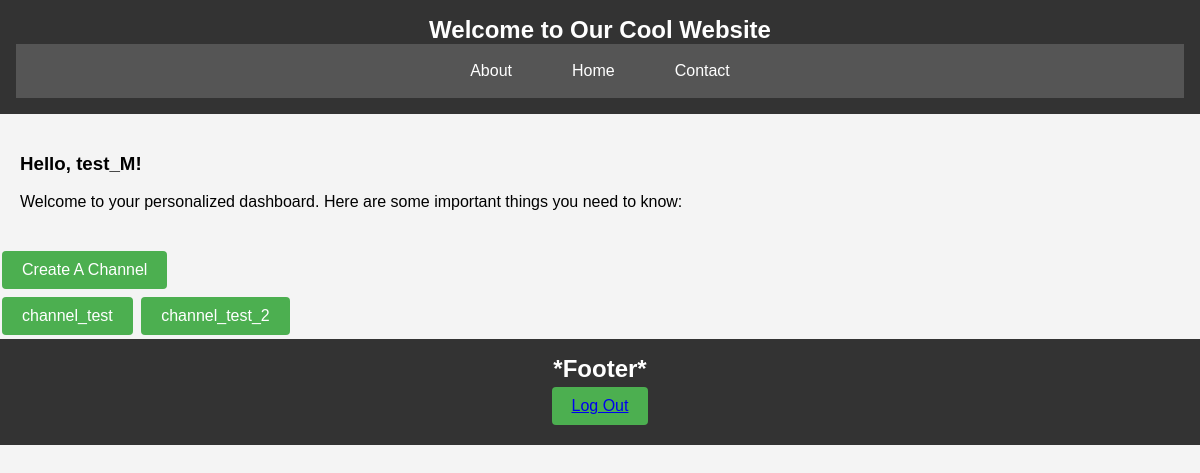
/dashboard/ (signed in), run on an earlier commit of the app's database.
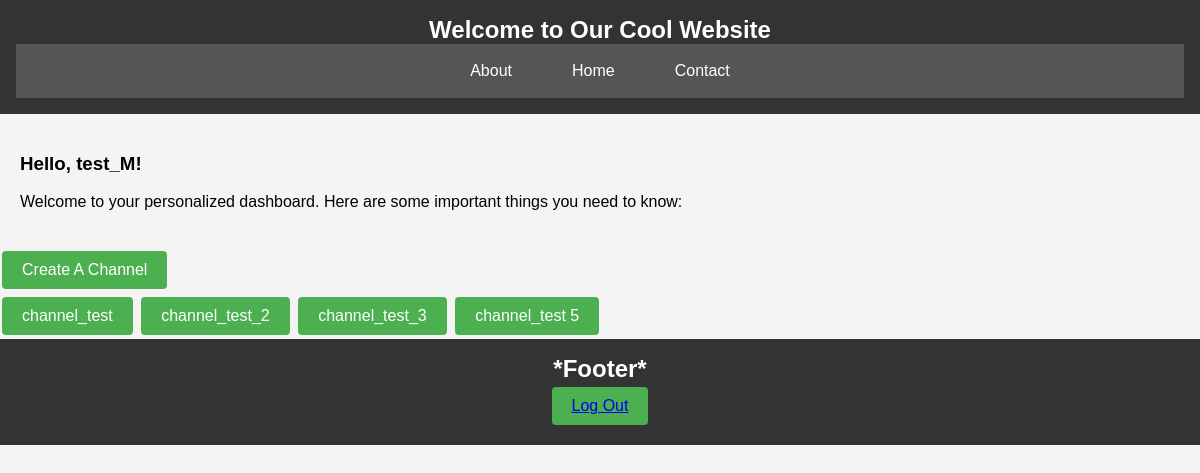
And on a later commit of the database.
### app/models.py (models this page shows, shortened)
class CustomUser(AbstractUser):
    email = models.EmailField(unique=True)
    profile_picture = models.ImageField(
        upload_to="profile_pictures/", null=True, blank=True
    )
    groups = models.ManyToManyField(
        Group,
        verbose_name=("groups"),
        blank=True,
        related_name="customuser_set",
        related_query_name="user",
    )
    user_permissions = models.ManyToManyField(
        Permission,
        verbose_name=("user permissions"),
        blank=True,
        related_name="customuser_set",
        related_query_name="user",
    )

class Channel(models.Model):
    name = models.CharField(max_length=50)
    description = models.CharField(max_length=200)
    creator = models.ForeignKey(CustomUser, on_delete=models.CASCADE)
    chat_members = models.ManyToManyField(
        CustomUser, related_name="channels", through="Membership"
    )
    MODE = (("Enabled", "Enabled"), ("Disabled", "Disabled"))
    safe_mode = models.CharField(
        max_length=10,
        choices=MODE,
    )

### app/views.py (the view, shortened to what this page needs)
# urls.py: path("dashboard/", dashboard, name="dashboard"),  # Dashboard page
@login_required(login_url=login_view)
def dashboard(request):
    user_authenticated = request.user.is_authenticated
    if user_authenticated:
        user_group = request.user.groups.first()
        if user_group:
            if user_group.name == "User":
                you = CustomUser.objects.get(username=request.user.username)
                channel_list = Channel.objects.filter(creator=you)
                involved_channels = Channel.objects.filter(chat_members=you)
                return render(
                    request,
                    "dash.html",
                    {
                        "user_authenticated": user_authenticated,
                        "channels": channel_list,
                        "involved_channels": involved_channels,
                    },
                )
        return render(request, "dash.html", {"user_authenticated": user_authenticated})
    else:
        return render(request, "login.html")  # Redirect to login if not authenticated

### app/templates/dash.html (shortened to what this page needs)
{% load static %}
<!DOCTYPE html>
<html lang="en">
  <head>
    <link rel="stylesheet" href="{% static 'styles.css' %}" />
  </head>
  <body>
    <header>
      <h2>Welcome to Our Cool Website</h2>
      <nav>
        <a href="{% url 'about' %}">About</a>
        <a href="{% url 'dashboard' %}">Home</a>
        <a href="{% url 'contact' %}">Contact</a>
      </nav>
    </header>
    <main>
      {% block content %}
      <h3>Hello, {{ request.user.username }}!</h3>
      <p>
        Welcome to your personalized dashboard. Here are some important things
        you need to know:
      </p>
      {% endblock content %}
    </main>
    <a href="{% url 'create_channel' %}"><button>Create A Channel</button></a>
    <div>
      {% for channel in channels %}
      <a href="{% url 'channels' channel.name %}"
        ><button>{{ channel.name }}</button></a
      >
      {% endfor %}
    </div>
    <footer>
      <h2>*Footer*</h2>
      <button><a href="{% url 'logout' %}">Log Out</a></button>
    </footer>
  </body>
</html>

### app/static/styles.css (style rules this page uses)
html { height: 100%; }

### app/templates/dash.html (style rules this page uses)
body { font-family: "Arial", sans-serif; background-color: #f4f4f4; margin: 0; padding: 0; box-sizing: border-box; }
header { background-color: #333; color: #fff; padding: 1rem; text-align: center; }
nav { display: flex; justify-content: center; background-color: #555; padding: 0.5rem; }
nav a { color: white; padding: 10px 20px; text-decoration: none; margin: 0 10px; transition: background-color 0.3s ease; }
h2 { margin: 0; font-size: 1.5em; }
button { background-color: #4caf50; color: white; border: none; padding: 10px 20px; text-align: right; text-decoration: none; display: inline-block; font-size: 16px; margin: 4px 2px; cursor: pointer; border-radius: 4px; transition: background-color 0.3s ease; }
main { padding: 20px; }
footer { background-color: #333; color: #fff; padding: 1rem; text-align: center; }

What changed in the data, as far as the page shows it:
added Channel: name "channel_test_3"
added Channel: name "channel_test 5"
